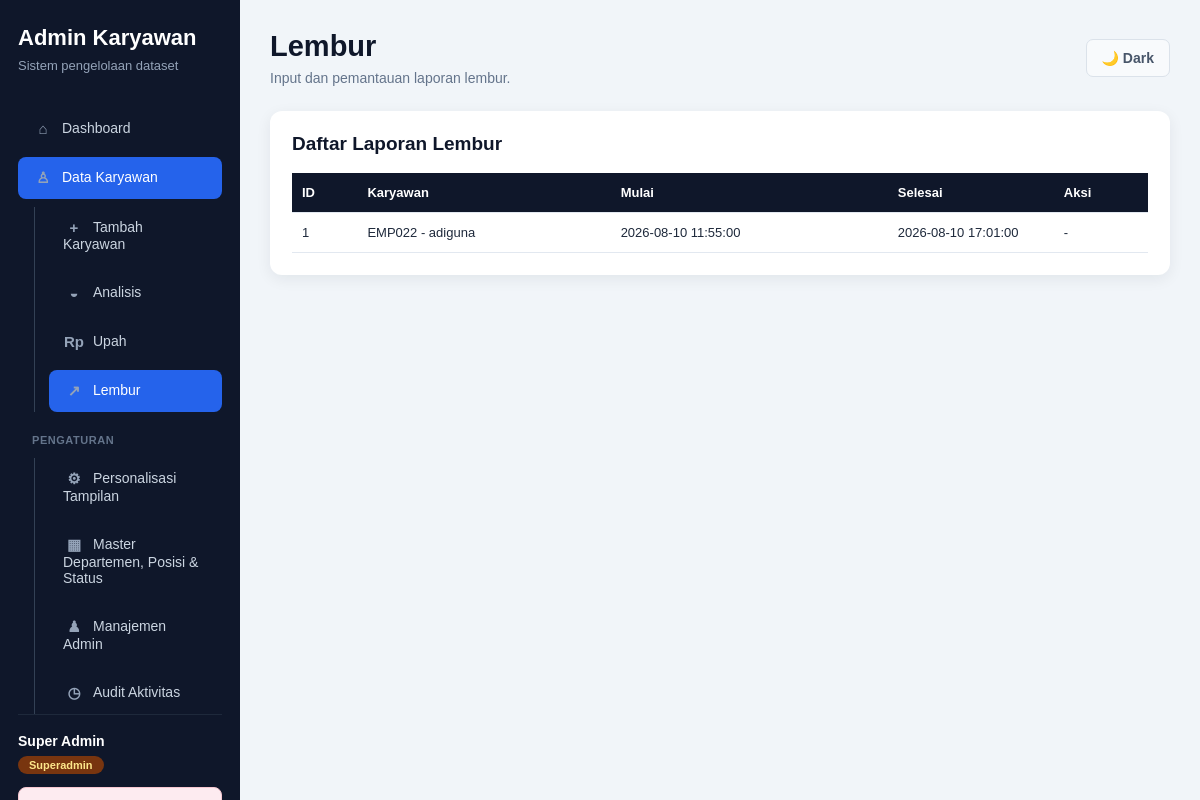
/Dashboard/lembur.php (signed in), run on the app's committed database.
### tables this page shows
CREATE TABLE `overtime_reports` (
  `id` int unsigned NOT NULL AUTO_INCREMENT,
  `karyawan_id` int NOT NULL,
  `department_id` int unsigned NOT NULL,
  `dibuat_oleh_pic` int NOT NULL,
  `mulai_at` datetime NOT NULL,
  `selesai_at` datetime NOT NULL,
  `total_menit` int unsigned NOT NULL DEFAULT '0',
  `deskripsi` text,
  `status` enum('draft','menunggu_koordinator','menunggu_manager','disetujui','ditolak','selesai') NOT NULL DEFAULT 'draft',
  `submitted_at` datetime DEFAULT NULL,
  `created_at` timestamp NOT NULL DEFAULT CURRENT_TIMESTAMP,
  `updated_at` timestamp NOT NULL DEFAULT CURRENT_TIMESTAMP ON UPDATE CURRENT_TIMESTAMP,
  PRIMARY KEY (`id`),
  KEY `idx_overtime_karyawan` (`karyawan_id`),
  KEY `idx_overtime_department` (`department_id`),
  KEY `idx_overtime_status` (`status`),
  KEY `fk_overtime_pic` (`dibuat_oleh_pic`),
  CONSTRAINT `fk_overtime_department` FOREIGN KEY (`department_id`) REFERENCES `master_departemen` (`id`) ON DELETE RESTRICT,
  CONSTRAINT `fk_overtime_karyawan` FOREIGN KEY (`karyawan_id`) REFERENCES `karyawan` (`id`) ON DELETE RESTRICT,
  CONSTRAINT `fk_overtime_pic` FOREIGN KEY (`dibuat_oleh_pic`) REFERENCES `users` (`id`) ON DELETE RESTRICT
);

CREATE TABLE `karyawan` (
  `id` int NOT NULL AUTO_INCREMENT,
  `employee_name` varchar(150) DEFAULT NULL,
  `emp_id` varchar(30) DEFAULT NULL,
  `position` varchar(100) DEFAULT NULL,
  `department` varchar(100) DEFAULT NULL,
  `department_id` int unsigned DEFAULT NULL,
  `salary` decimal(15,2) DEFAULT NULL,
  `gender` varchar(20) DEFAULT NULL,
  `marital_status` varchar(50) DEFAULT NULL,
  `date_of_hire` date DEFAULT NULL,
  `employment_status` varchar(50) DEFAULT NULL,
  `performance_score` varchar(50) DEFAULT NULL,
  `foto_profil` varchar(255) DEFAULT NULL,
  `file_cv` varchar(255) DEFAULT NULL,
  `nik` varchar(50) DEFAULT NULL,
  `alamat` text,
  `tanggal_lahir` date DEFAULT NULL,
  `agama` varchar(50) DEFAULT NULL,
  `kontak` varchar(50) DEFAULT NULL,
  `email` varchar(150) DEFAULT NULL,
  `file_ijazah` varchar(255) DEFAULT NULL,
  `file_mcu` varchar(255) DEFAULT NULL,
  `biografi` text,
  `riwayat_pekerjaan` text,
  `tanggal_riwayat_pekerjaan` date DEFAULT NULL,
  `riwayat_pendidikan` text,
  `tanggal_riwayat_pendidikan` date DEFAULT NULL,
  `tanggal_mcu_terakhir` date DEFAULT NULL,
  `keahlian` text,
  `file_cv_generated` varchar(255) DEFAULT NULL,
  PRIMARY KEY (`id`),
  KEY `fk_karyawan_department` (`department_id`),
  CONSTRAINT `fk_karyawan_department` FOREIGN KEY (`department_id`) REFERENCES `master_departemen` (`id`) ON DELETE RESTRICT
);

### Dashboard/fungsi/auth.php (called while the page is built, shortened)
<?php
function rolePengguna(): string
{
    return (string) ($_SESSION['user']['role'] ?? '');
}
function roleOperasional(): bool
{
    return in_array(rolePengguna(), ['pic', 'koordinator', 'manager'], true);
}

### Dashboard/lembur.php (the view, shortened to what this page needs)
<?php
require __DIR__ . "/koneksi.php";
require_once __DIR__ . "/fungsi/auth.php";
$departmentId = departmentIdPengguna();
$where = roleOperasional() ? "o.department_id = " . (int) ($departmentId ?? 0) : "1=1";
$laporan = mysqli_query($conn, "SELECT o.*, k.emp_id, k.employee_name, oc.jumlah_upah FROM overtime_reports o INNER JOIN karyawan k ON k.id = o.karyawan_id LEFT JOIN overtime_compensations oc ON oc.overtime_id = o.id WHERE $where ORDER BY o.created_at DESC");
require __DIR__ . "/partials/atas.php";
?>
<section class="data-card"><div class="data-card-header"><h2>Daftar Laporan Lembur</h2></div><div class="table-wrapper"><table><thead><tr><th>ID</th><th>Karyawan</th><th>Mulai</th><th>Selesai</th><th>Aksi</th></tr></thead><tbody><?php while ($row = mysqli_fetch_assoc($laporan)): ?><tr><td><?= (int) $row["id"]; ?></td><td><?= htmlspecialchars($row["emp_id"] . " - " . $row["employee_name"]); ?></td><td><?= htmlspecialchars($row["mulai_at"]); ?></td><td><?= htmlspecialchars($row["selesai_at"]); ?></td><td><?php if (rolePengguna() === "pic" && $row["status"] === "draft"): ?><form method="POST"><input type="hidden" name="csrf_token" value="<?= htmlspecialchars(tokenCsrf()); ?>"><input type="hidden" name="aksi" value="kirim"><input type="hidden" name="overtime_id" value="<?= (int) $row["id"]; ?>"><button class="btn btn-primary" type="submit">Kirim</button></form><?php else: ?>-<?php endif; ?></td></tr><?php endwhile; ?></tbody></table></div></section>
<?php require __DIR__ . "/partials/bawah.php"; ?>

### style/admin-base.css (style rules this page uses)
* { box-sizing: border-box; }
body { margin: 0; font-family: Arial, Helvetica, sans-serif; background-color: #f1f5f9; color: #1e293b; }
.data-card { padding: 22px; background-color: #ffffff; border-radius: 12px; box-shadow: 0 4px 15px rgba(15, 23, 42, 0.07); }
.data-card-header { display: flex; align-items: center; justify-content: space-between; gap: 15px; margin-bottom: 18px; flex-wrap: wrap; }
.data-card-header h2 { margin: 0; color: #0f172a; font-size: 19px; }
.table-wrapper { width: 100%; overflow-x: auto; }
table { width: 100%; min-width: 1450px; border-collapse: collapse; }
th:last-child, td:last-child { position: sticky; right: 0; z-index: 2; }
th:last-child { background-color: #0f172a; }
td:last-child { background-color: #ffffff; }
thead { color: #ffffff; background-color: #0f172a; }
th, td { padding: 12px 10px; border-bottom: 1px solid #e2e8f0; text-align: left; vertical-align: middle; font-size: 13px; }
th { white-space: nowrap; }

### data on the page
overtime_reports: id "1", karyawan.employee_name "EMP022 - adiguna", mulai_at "2026-08-10 11:55:00", selesai_at "2026-08-10 17:01:00"

### other printed values
namaPengguna() "Super Admin"
rolePengguna() "Superadmin"
$judulHalaman "Lembur"
$subjudulHalaman "Input dan pemantauan laporan lembur."
